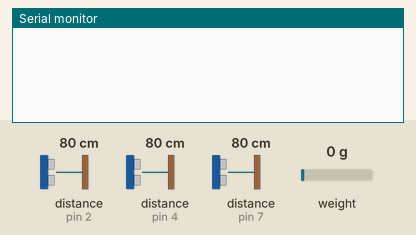
The sketch below on a simulated Arduino Uno, built with avr-gcc and run on an emulated ATmega328P. On the bench: the last lines printed to the serial monitor. Wiring (inferred from the names in the program): 3 × ultrasonic range finder: trigger pin 3, echo pin 2 / trigger pin 5, echo pin 4 / trigger pin 6, echo pin 7. Inputs (shaded band) come from the test bench; at power-on: distance to the obstacle (sensors on pin 2, pin 4, pin 7) 80 cm, weight on the scale 0 g. The echo pulse lasts 58.3 µs per cm.

Above: at 3.2 s.
3.3 s: distance to the obstacle (sensor on pin 2) set to 35 cm
At 4.8 s:
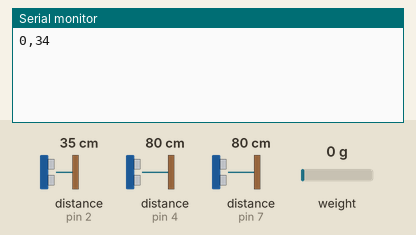
7.7 s: distance to the obstacle (sensor on pin 4) set to 2 cm
At 9.0 s:
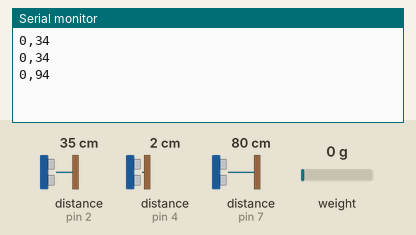
10.6 s: distance to the obstacle (sensor on pin 7) set to 4 cm
At 12.0 s:
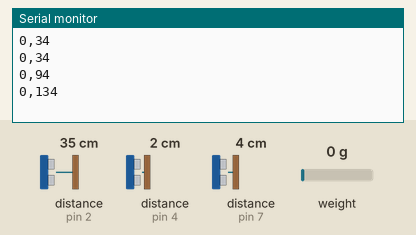
13.5 s: weight on the scale set to 1250 g
At 14.1 s:
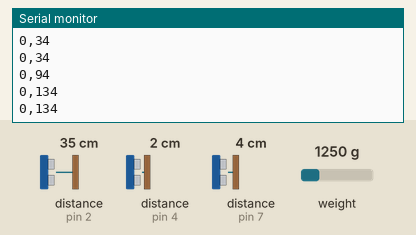
16.4 s: distance to the obstacle (sensor on pin 2) set to 2 cm
At 18.7 s:
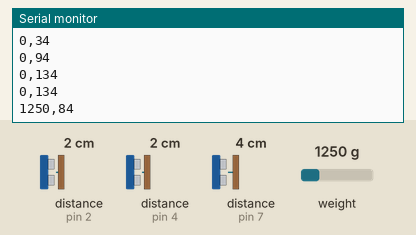
19.3 s: distance to the obstacle (sensor on pin 4) set to 4 cm
At 23.0 s:
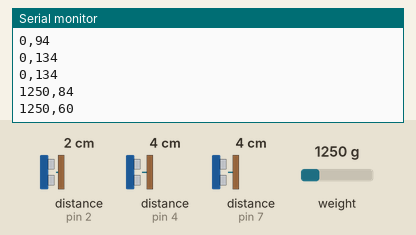
Timing chart, 0 to 23.2 s (numbered marks = the images above; inputs shaded):
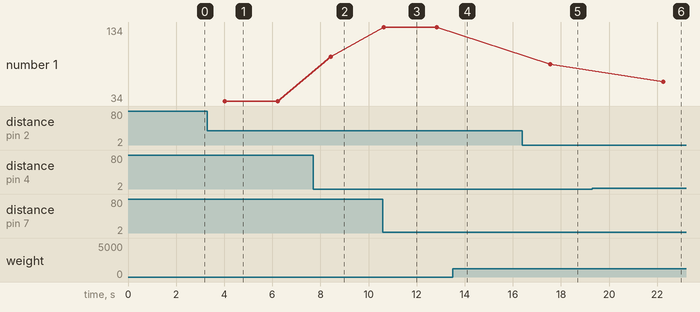

Measured:
- after the input at 3.3 s, the serial monitor: prints a new line after 0.71 s (image 1)
- after the input at 7.7 s, the serial monitor: prints a new line after 0.74 s (image 2)
- after the input at 10.6 s, the serial monitor: prints a new line at once (image 3)
- after the input at 16.4 s, the serial monitor: prints a new line after 1.1 s (image 5)
- after the input at 19.3 s, the serial monitor: prints a new line after 2.9 s (image 6)
- plotted number 1: 34 → 94 after the input at 7.7 s, 94 → 134 after the input at 10.6 s, 134 → 84 after the input at 16.4 s, 84 → 60 after the input at 19.3 s

The sketch:

Programa_final.ino
```cpp
const int EchoPin = 2;  //sesnors x
const int TriggerPin = 3;  //sensors x
const int Echo2 = 7;  //sensors x
const int Trigger2 = 6;  //sensors x

const int Echo1 = 4;  //sensors y
const int Trigger1 = 5;  //sensors y

int pes;
float abcd;
#include "HX711.h"
#include <SoftwareSerial.h>
SoftwareSerial mySerial(0, 1); // RX, TX

const int DOUT=A1;
const int CLK=A0;

HX711 balanza;

void setup() {
  Serial.begin(9600);

  pinMode(Trigger1, OUTPUT);
  pinMode(Echo1, INPUT);

  pinMode(TriggerPin, OUTPUT);
  pinMode(EchoPin, INPUT);
  pinMode(Trigger2, OUTPUT);
  pinMode(Echo2, INPUT);

  balanza.begin(DOUT, CLK);
  balanza.set_scale(-890.16); // Establecemos la escala
  balanza.tare(20);  //El peso actual es considerado Tara.
}

void loop() {
abcd = balanza.get_units(20),3;

 if (abcd > 100){
      delay(500);
    pes = abcd;
    delay(2000);
    }


  int cm1 = ping(Trigger1, Echo1);
  int cm2 = pang(Trigger2, Echo2);
  int cm3 = pung(TriggerPin, EchoPin);
  byte cm_x = 10-(cm2+cm3);
  byte cm_y = 8-cm1;
  byte cm_2 = (cm_x*2)*cm_y;


  if (cm_2 > 5 && cm_2 < 150){
    if (cm_y < 250){
    Serial.print(pes);
  Serial.print(",");
  Serial.println(cm_2);
    }
    }

  delay(200);
}
  int ping(int Trigger1, int Echo1) {
   long duratiion, distanceCm;

   digitalWrite(Trigger1, LOW);  //para generar un pulso limpio ponemos a LOW 4us
   delayMicroseconds(4);
   digitalWrite(Trigger1, HIGH);  //generamos Trigger (disparo) de 10us
   delayMicroseconds(10);
   digitalWrite(Trigger1, LOW);

   duratiion = pulseIn(Echo1, HIGH);  //medimos el tiempo entre pulsos, en microsegundos

   distanceCm = duratiion * 10 / 292/ 2;   //convertimos a distancia, en cm
   return distanceCm;
  }

   int pung(int TriggerPin, int EchoPin) {
   long duration, distanceCm;
   digitalWrite(TriggerPin, LOW);  //para generar un pulso limpio ponemos a LOW 4us
   delayMicroseconds(4);
   digitalWrite(TriggerPin, HIGH);  //generamos Trigger (disparo) de 10us
   delayMicroseconds(10);
   digitalWrite(TriggerPin, LOW);

   duration = pulseIn(EchoPin, HIGH);  //medimos el tiempo entre pulsos, en microsegundos

   distanceCm = duration * 10 / 292/ 2;   //convertimos a distancia, en cm
   return distanceCm;
}
int pang (int Trigger2, int Echo2){
  long duracio, distanciacm2;
  digitalWrite(Trigger2, LOW);
  delayMicroseconds(4);
  digitalWrite(Trigger2, HIGH);
  delayMicroseconds(10);
  digitalWrite(Trigger2, LOW);

  duracio = pulseIn(Echo2, HIGH);

  distanciacm2 = duracio * 10 / 292/ 2;
  return distanciacm2;
}
```
